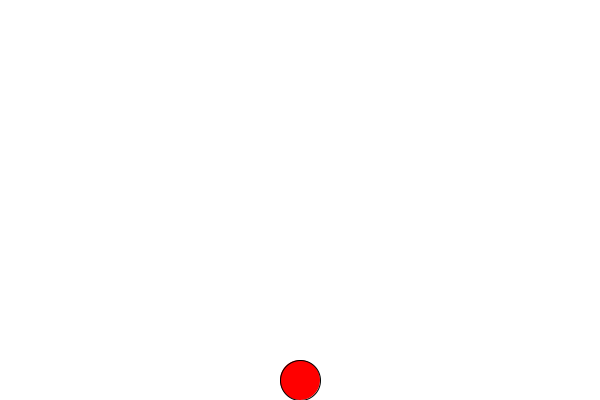
Frame 1 (no input)
Frame 60 (the mouse pressed at the canvas centre just before this capture): identical to frame 1, image omitted
Frame 120 (the mouse held since frame 60 and released just before this capture): identical to frame 1, image omitted

The Processing sketch that drew this single still picture (run headless with seeded random() and noise(); from frame 60 on, the mouse is pressed at the canvas centre):

// Processing sketch: jump
// ── jump.pde
boolean keyState[];
boolean p_keyState[];
character c;

void setup(){
  size(600,400);
  keyState = new boolean[256];
  p_keyState = new boolean[256];
  for(int t = 0;t<keyState.length;t++){
    keyState[t] = false;
    p_keyState[t] = false;
  }
  c = new character();
}

void draw(){
  background(255);
  c.update();
  c.draw();
  for(int i=0;i<keyState.length;i++){
    p_keyState[i] = keyState[i];
  }
}

void keyPressed(){
  if(0<=key && key<256){
    keyState[key] = true;
  }else if(0<=keyCode && keyCode<256){
    keyState[keyCode] = true;
  }    
}

void keyReleased(){
  if(0<=key && key<256){
    keyState[key] = false;
  }else if(0<=keyCode && keyCode<256){
    keyState[keyCode] = false;
  }
}

// ── character.pde
class character{
  PVector pos;
  PVector v;
  float posX,posY,speed,acc;
  int size;
  boolean isjump;  
  
  character(){
    pos = new PVector(width/2,height-size);
    v = new PVector(0,0);
    speed = 0;
    acc = 1;
    size = 40;
    isjump = false;
  }
  
  void update(){    
    
    if(keyState[LEFT]) v.x =- 5;
    else if(keyState[RIGHT]) v.x = 5;
    else v.x = 0;
    
    
    if(keyState[' '] && !p_keyState[' '] && !isjump){
      v.y = -15;
      isjump = true;
    }
    
    if(isjump)v.y += acc;
    if(pos.y < size/2) pos.y = size/2;
    
    pos.add(v);
    
    if(pos.y+size/2 > height){
      pos.y = height-size/2;
      isjump = false;
    }
    if(pos.x > width-size/2) pos.x = width-size/2;
    else if(pos.x < size/2) pos.x = size/2;

  }
  void draw(){
    fill(255,0,0);
    ellipse(pos.x,pos.y,size,size);
  }

};
